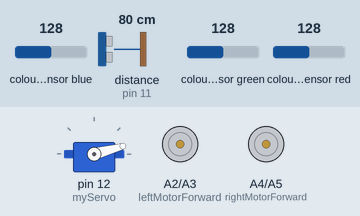
The sketch below on a simulated Arduino Uno, built with avr-gcc and run on an emulated ATmega328P. Shown: servo, motor-driver pin pairs drawn as motors (green arrow = first pin HIGH = forward, orange = second pin HIGH = backward, longer = more drive). Wiring (inferred from the names in the program): ultrasonic range finder: trigger pin 10; echo pin 11. Inputs (shaded band) come from the test bench; at power-on: distance to the obstacle (sensor on pin 11) 80 cm, colour sensor blue 128, colour sensor green 128, colour sensor red 128. The echo pulse lasts 58.3 µs per cm.

Above: at 0.01 s.
4.8 s: distance to the obstacle (sensor on pin 11) set to 2 cm
At 5.26 s:
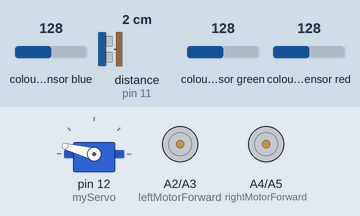
8.3 s: distance to the obstacle (sensor on pin 11) set to 60 cm
At 10.15 s:
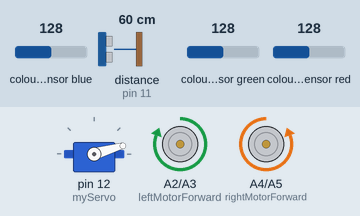
11.8 s: distance to the obstacle (sensor on pin 11) set to 120 cm
At 12.7 s:
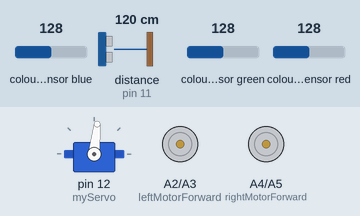
Timing chart, 0 to 21.3 s (numbered marks = the images above; inputs shaded):
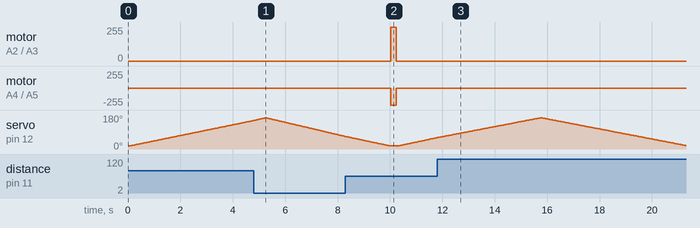

Measured:
- after the input at 11.8 s, motor on A2 (leftMotorForward) / A3 (leftMotorBackward): stays stopped (without the input it goes to forward 255/255 after 8.7 s); motor on A4 (rightMotorForward) / A5 (rightMotorBackward): stays stopped (without the input it goes to backward 255/255 after 8.7 s)
- by itself, servo on pin 12 (myServo): rises from 60° to 165° in 3.9 s, then falls to 18° in 5.6 s

The sketch:

the_code.ino
```cpp
#include <Servo.h>
#include <tcs3200.h>
const int trigPin = 10;
const int echoPin = 11;
int red;
int green;
int black;
String sensedColour = "none";
int delayTime = 0;
int leftMotorForward = A2;
int leftMotorBackward = A3;
int rightMotorForward = A4;
int rightMotorBackward = A5;
// Variables for the duration and the distance
long duration;
int distance;
int neardistance = 250;
int lastdistance ;
int targetangle;
int angle;
Servo myServo; // Creates a servo object for controlling the servo motor
tcs3200 sensor(4, 5, 6, 7, 8); //S0, S1, S2, S3, output pin
void setup() {
  pinMode(leftMotorForward, OUTPUT);
  pinMode(leftMotorBackward, OUTPUT);
  pinMode(rightMotorForward, OUTPUT);
  pinMode(rightMotorBackward, OUTPUT);
  pinMode(trigPin, OUTPUT); // Sets the trigPin as an Output
  pinMode(echoPin, INPUT); // Sets the echoPin as an Input
  Serial.begin(9600);
  red = sensor.colorRead('r', 20);   //Scaling the sensor to 20%
  myServo.attach(12); // Defines on which pin is the servo motor attached
  myServo.write(90);
}
void loop() {
  searching ();
  readColour();
  checkColour();
}

void searching(){
    // rotates the servo motor from 15 to 165 degrees
  for(int i=15;i<=165;i++){
  myServo.write(i);
  delay(30);
  distance = getdistance();// Calls a function for calculating the distance measured by the Ultrasonic sensor for each degree
  angle = i;
  compare();
  }
  // Repeats the previous lines from 165 to 15 degrees
  for(int i=165;i>15;i--){
  myServo.write(i);
  delay(30);
  distance = getdistance();
  angle = i;
  compare();
  }
  decide();
}
// Function for calculating the distance measured by the Ultrasonic sensor
int getdistance(){
  digitalWrite(trigPin, LOW);
  delayMicroseconds(2);
  // Sets the trigPin on HIGH state for 10 micro seconds
  digitalWrite(trigPin, HIGH);
  delayMicroseconds(10);
  digitalWrite(trigPin, LOW);
  duration = pulseIn(echoPin, HIGH); // Reads the echoPin, returns the sound wave travel time in microseconds
  distance= duration*0.034/2;
  return distance;
}
void compare(){
  if ( distance < neardistance){
    neardistance = distance;
    targetangle = angle;
  }
}
void decide(){
  if (targetangle >94 ){
    turnright();

  }
  if (targetangle < 86){
    turnleft();
  }
  if ( targetangle > 85 ){
    if (targetangle < 96){
    forward();
  }}


}
void turnright(){
  digitalWrite(leftMotorForward, HIGH);
  digitalWrite(rightMotorBackward, HIGH);
  delay(200);
  digitalWrite(leftMotorForward, LOW);
  digitalWrite(rightMotorBackward, LOW);
}
void turnleft(){
  digitalWrite(leftMotorBackward, HIGH);
  digitalWrite(rightMotorForward, HIGH);
  delay(200);
  digitalWrite(leftMotorBackward, LOW);
  digitalWrite(rightMotorForward, LOW);
}
void forward(){
  digitalWrite(leftMotorForward, HIGH);
  digitalWrite(rightMotorForward, HIGH);

}
//function to read the colour
void readColour() {
  red = sensor.colorRead('r');   //reads colour value for red
  green = sensor.colorRead('g');   //reads colour value for green
  black = sensor.colorRead('b');    //reads colour value for black
  delay(10);
}
//sets the colour that is sensed
void checkColour() {
  if (red > green and red > black and red > 8) {   //If the colour is red......
    sensedColour = "red";     //Sets the value of this variable to “red”
  }
  else if (green > red and green > black and green > 8) {   //If the colour is green......
    sensedColour = "green";     //Sets the value of this variable to “green”
    }
  else if (black > green and black > red and black > 8) {   //If the colour is black......
    sensedColour = "black";     //Sets the value of this variable to “black”
  }
}
```
